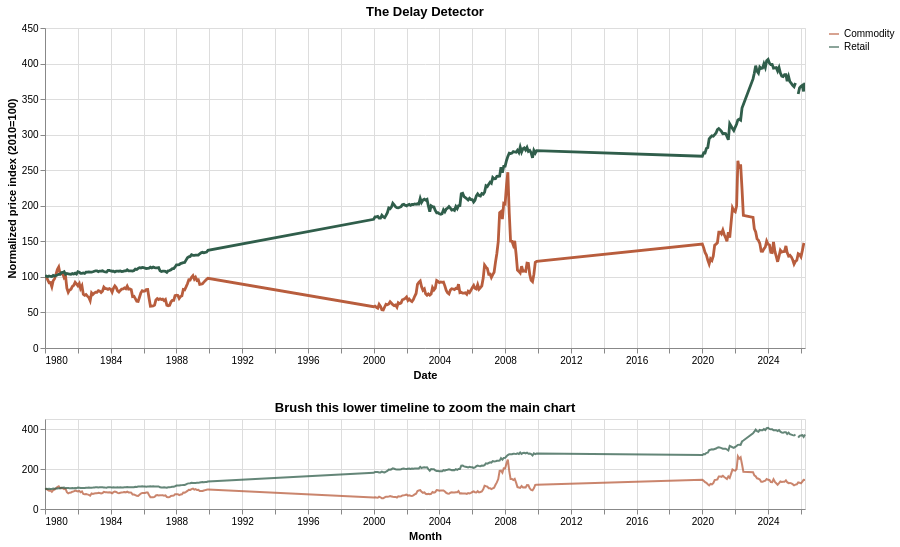

The cell this chart's notebook holds for it:
### Markdown cell above
## Visualization Breakdown 1: The Delay Detector

### Target Audience
Everyday consumers who want to connect news about global commodity prices to their own grocery receipts, plus students learning how lagged pass-through appears in time-series data.

### Task
Use the contextual brush at the bottom of the chart to zoom into a specific shock window and visually compare when the upstream commodity turns versus when the retail series follows.

### Key Insights
Users should look for months where the commodity index changes direction before the retail index, and especially for periods where retail prices stay elevated after the commodity cools.

### Unexpected Learnings
This section should be updated after notebook execution. In practice, surprising findings may include retail persistence during falling commodity prices or weak retail reactions to sharp but short-lived commodity shocks.

### Code cell
# Convert the merged wide table into a long plotting table so Altair can draw the commodity
# and retail index as two lines on the same axes.
# Note: We use retail_label_x which was created during the merge in the previous cell.
delay_detector_source = pd.concat(
    [
        merged[["Date", "Commodity_Pair", "commodity_label", "Commodity_Price_Index"]]
        .rename(columns={"commodity_label": "Series_Label", "Commodity_Price_Index": "Index_Value"})
        .assign(Series="Commodity"),
        merged[["Date", "Commodity_Pair", "retail_label_x", "Retail_Price_Index"]]
        .rename(columns={"retail_label_x": "Series_Label", "Retail_Price_Index": "Index_Value"})
        .assign(Series="Retail"),
    ],
    ignore_index=True,
)


def build_delay_detector(df: pd.DataFrame) -> alt.Chart:
    selected_pair = alt.param(
        name="selected_pair_delay",
        value=DEFAULT_PAIR,
        bind=alt.binding_select(options=PAIR_OPTIONS, name="Commodity Pair: "),
    )

    # The interval brush on the lower chart creates the zoom domain for the main chart.
    brush = alt.selection_interval(encodings=["x"], name="delay_window")
    pair_filter = f"datum.Commodity_Pair == {selected_pair.name}"

    base = (
        alt.Chart(df)
        .transform_filter(pair_filter)
        .encode(
            x=alt.X("Date:T", title="Month"),
            color=alt.Color(
                "Series:N",
                title=None,
                scale=alt.Scale(domain=["Commodity", "Retail"], range=["#b85d3d", "#305e4b"]),
            ),
            tooltip=[
                alt.Tooltip("Commodity_Pair:N", title="Pair"),
                alt.Tooltip("Series:N", title="Series"),
                alt.Tooltip("Series_Label:N", title="Label"),
                alt.Tooltip("Date:T", title="Month"),
                alt.Tooltip("Index_Value:Q", title="Normalized Index", format=".2f"),
            ],
        )
    )

    focus = (
        base.mark_line(strokeWidth=2.8)
        .encode(
            x=alt.X("Date:T", scale=alt.Scale(domain=brush)),
            y=alt.Y("Index_Value:Q", title=f"Normalized price index ({BASELINE_YEAR}=100)"),
        )
        .properties(width=760, height=320, title="The Delay Detector")
    )

    context = (
        base.mark_line(opacity=0.75)
        .encode(y=alt.Y("Index_Value:Q", title=None))
        .add_params(selected_pair, brush)
        .properties(width=760, height=90, title="Brush this lower timeline to zoom the main chart")
    )

    return alt.vconcat(focus, context)


build_delay_detector(delay_detector_source)

### Figure 1 — Vega-Lite specification as saved in the notebook (floating-point values rounded to 4 significant figures; data arrays with more than 128 entries replaced by an {"elided": "..."} marker saying what was removed)
{"config": {"view": {"continuousWidth": 300, "continuousHeight": 300}}, "vconcat": [{"mark": {"type": "line", "strokeWidth": 2.8}, "encoding": {"color": {"field": "Series", "scale": {"domain": ["Commodity", "Retail"], "range": ["#b85d3d", "#305e4b"]}, "title": null, "type": "nominal"}, "tooltip": [{"field": "Commodity_Pair", "title": "Pair", "type": "nominal"}, {"field": "Series", "title": "Series", "type": "nominal"}, {"field": "Series_Label", "title": "Label", "type": "nominal"}, {"field": "Date", "title": "Month", "type": "temporal"}, {"field": "Index_Value", "format": ".2f", "title": "Normalized Index", "type": "quantitative"}], "x": {"field": "Date", "scale": {"domain": {"param": "delay_window"}}, "type": "temporal"}, "y": {"field": "Index_Value", "title": "Normalized price index (2010=100)", "type": "quantitative"}}, "height": 320, "title": "The Delay Detector", "transform": [{"filter": "datum.Commodity_Pair == selected_pair_delay"}], "width": 760}, {"mark": {"type": "line", "opacity": 0.75}, "encoding": {"color": {"field": "Series", "scale": {"domain": ["Commodity", "Retail"], "range": ["#b85d3d", "#305e4b"]}, "title": null, "type": "nominal"}, "tooltip": [{"field": "Commodity_Pair", "title": "Pair", "type": "nominal"}, {"field": "Series", "title": "Series", "type": "nominal"}, {"field": "Series_Label", "title": "Label", "type": "nominal"}, {"field": "Date", "title": "Month", "type": "temporal"}, {"field": "Index_Value", "format": ".2f", "title": "Normalized Index", "type": "quantitative"}], "x": {"field": "Date", "title": "Month", "type": "temporal"}, "y": {"field": "Index_Value", "title": null, "type": "quantitative"}}, "height": 90, "name": "view_1", "title": "Brush this lower timeline to zoom the main chart", "transform": [{"filter": "datum.Commodity_Pair == selected_pair_delay"}], "width": 760}], "data": {"name": "data-b3d8b5e72a790de8340297d8e2ecb195"}, "params": [{"name": "selected_pair_delay", "bind": {"input": "select", "options": ["Wheat/Bread", "Coffee/Roasted Coffee", "Beef/Ground Beef"], "name": "Commodity Pair: "}, "value": "Wheat/Bread"}, {"name": "delay_window", "select": {"type": "interval", "encodings": ["x"]}, "views": ["view_1"]}], "$schema": "https://vega.github.io/schema/vega-lite/v5.20.1.json", "datasets": {"data-b3d8b5e72a790de8340297d8e2ecb195": {"elided": "1736 records"}}}
